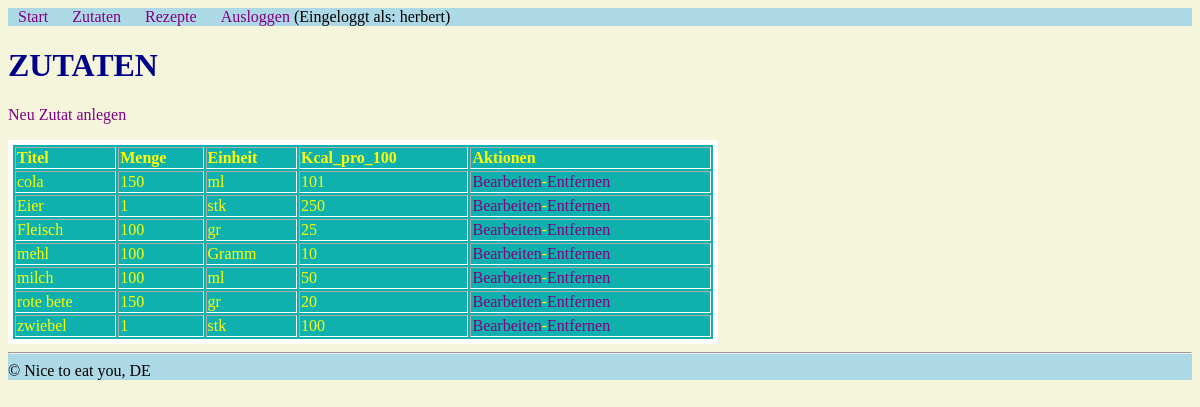
/admin/zutaten_liste.php (signed in), run on an earlier commit of the app's database.
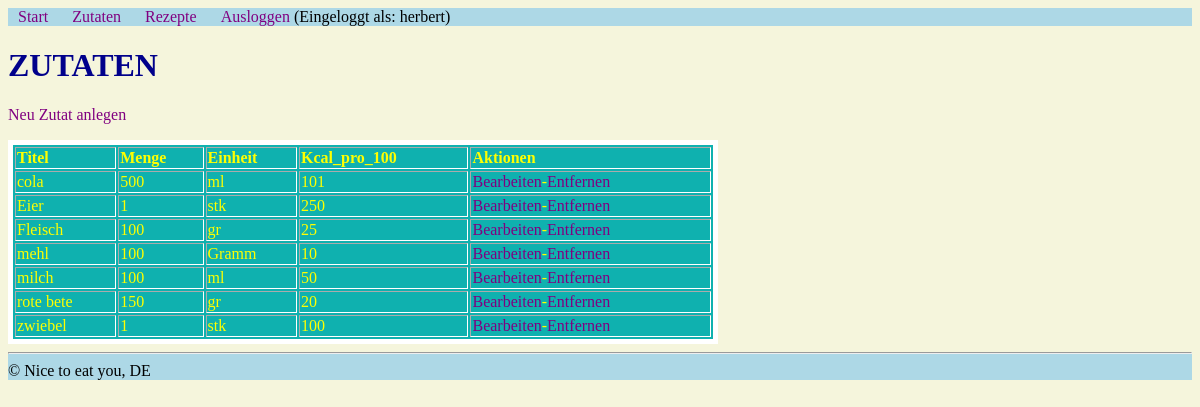
And on a later commit of the database.
### tables this page shows
CREATE TABLE `zutaten` (
  `id` int(10) UNSIGNED NOT NULL,
  `titel` varchar(50) NOT NULL,
  `Menge` float DEFAULT NULL,
  `einheit` varchar(50) DEFAULT NULL,
  `kcal_pro_100` int(11) DEFAULT NULL
);

### admin/funktionen.php (called while the page is built, shortened)
<?php
$db = mysqli_connect("localhost", "root", "", "php2");
mysqli_set_charset($db, "utf8");
function query ($sql_befehl) {
    global $db;
    $result = mysqli_query($db, $sql_befehl) or die(mysqli_error($db) . "<br/>" . $sql_befehl);
    return $result;
}

### admin/zutaten_liste.php (the view, shortened to what this page needs)
<?php
include "funktionen.php";
include "kopf.php";
?>
<h1>ZUTATEN</h1>
<p><a href="zutaten_neu.php">Neu Zutat anlegen </a> </p>
<?php
   $result = query("SELECT * FROM zutaten ORDER BY titel ASC");
echo "<table border='1'>";
   echo "<thread>";
      echo "<tr>";
          echo "<th>Titel</th>";
          echo "<th>Menge</th>";
          echo "<th>Einheit</th>";
          echo "<th>Kcal_pro_100</th>";
          echo "<th>Aktionen</th>";
      echo "</tr>";
   echo "</thread>";
   echo "<tbody>";
   while ($row = mysqli_fetch_assoc($result)) {
    echo "<tr>";
         echo "<td>" . $row["titel"] . "</td>";
         echo "<td>" . $row["Menge"] . "</td>";
         echo "<td>" . $row["einheit"] . "</td>";
         echo "<td>" . $row["kcal_pro_100"] . "</td>";
         echo "<td>"
          . "<a href='zutaten_bearbeiten.php?id={$row["id"]}'>Bearbeiten</a>-"
          . "<a href='zutaten_entfernen.php?id={$row["id"]}'>Entfernen</a>" . "</td>";
    echo "</tr>";
   }
    echo "</tbody>";
  echo "</table>";
?>
<?php
include "fuss.php";
?>

What changed in the data, as far as the page shows it:
changed zutaten "cola": Menge "150" → "500"
